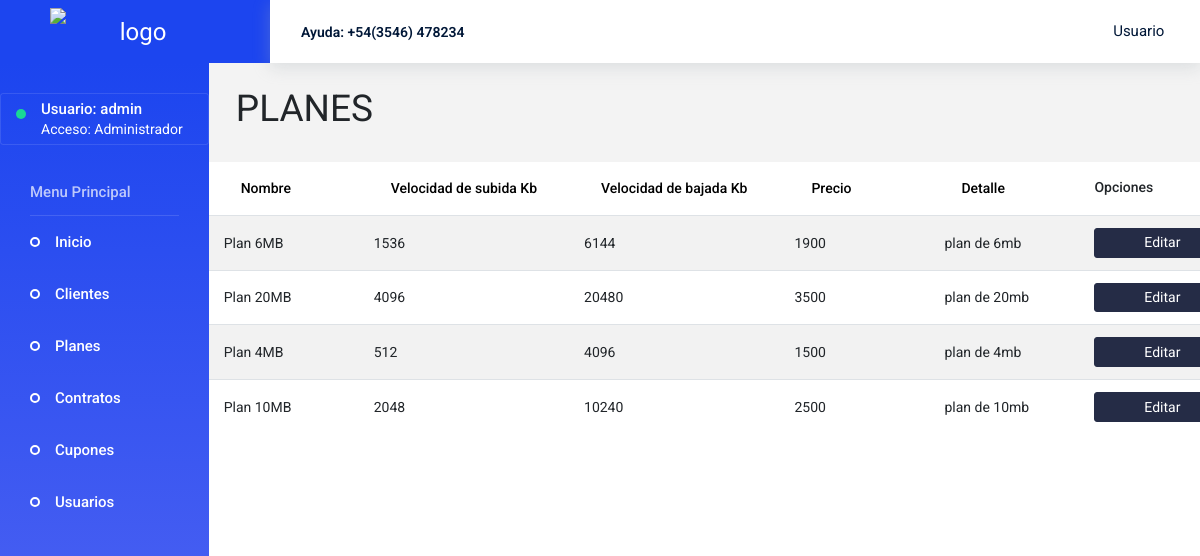
Page /planes/ (signed in) on the committed database.
### core/models.py (models this page shows, shortened)
class Planes(models.Model):
    nombre = models.CharField(max_length=50)
    vel_subida = models.IntegerField(verbose_name="Velocidad de Subida Kb")
    vel_bajada = models.IntegerField(verbose_name="Velocidad de Descarga Kb")
    precio = models.IntegerField(validators=[MinValueValidator(1)])
    detalle = models.TextField(max_length=160)

### core/views.py (the view)
# urls.py: path('planes/', planes, name="planes"),
@login_required
def planes(request):
    planes = Planes.objects.all()
    if request.POST.get('nombre'):
        planes = planes.all().order_by("nombre")
    if request.POST.get('vel_subida'):
        planes = planes.all().order_by("vel_subida")
    if request.POST.get('vel_bajada'):
        planes = planes.all().order_by("vel_bajada")
    if request.POST.get('precio'):
        planes = planes.all().order_by("precio")
    if request.POST.get('detalle'):
        planes = planes.all().order_by("detalle")
    data = {
        'planes':planes
    }
    return render(request, 'core/planes.html', data)

### core/templates/core/planes.html (shortened to what this page needs)
{% extends 'core/base.html' %}
{% load static %}
{% block contenido %}
<div class="generic-form">
<form class="" action="" method="POST">
    <div class="content-wrapper">
    <h1 id="titulo">PLANES</h1>
    </div>
    <table class="table table-striped">
        <thead>
            <tr>
                <th><button type="submit" class="btn btn-link btn-fw" name="nombre" value="nombre">Nombre</button></th>
                    <th><button type="submit" class="btn btn-link btn-fw" name="vel_subida" value="vel_subida">Velocidad de subida Kb</button></th>
                    <th><button type="submit" class="btn btn-link btn-fw" name="vel_bajada" value="vel_bajada">Velocidad de bajada Kb</button></th>
                    <th><button type="submit" class="btn btn-link btn-fw" name="precio" value="precio">Precio   </button></th>
                    <th><button type="submit" class="btn btn-link btn-fw" name="detalle" value="detalle">Detalle   </button></th>
                    <th><p class="card-description"> Opciones </p></th>
            </tr>
        </thead>
        {% for p in planes %}
        <tr>
            <td>{{ p.nombre }}</td>
            <td>{{ p.vel_subida }}</td>
            <td>{{ p.vel_bajada }}</td>
            <td>{{ p.precio }}</td>
            <td>{{ p.detalle }}</td>
            <td>
                <a href="{% url 'modificar_planes' p.id %}" class="btn btn-dark btn-fw">
                    <i class="mdi mdi-cloud-download"></i>Editar</a>
            </td>
        </tr>
        {% endfor %}
    </table>
</form>
</div>
{% endblock %}

### core/templates/core/base.html (shortened to what this page needs)
<!DOCTYPE html>
<html lang="en" dir="ltr">
  <head>
    {% load static %}
    <link rel="stylesheet" href="{% static 'core/assets/vendors/iconfonts/mdi/css/materialdesignicons.min.css' %}">
    <link rel="stylesheet" href="{% static 'core/assets/vendors/iconfonts/ionicons/css/ionicons.css' %}">
    <link rel="stylesheet" href="{% static 'core/assets/vendors/iconfonts/typicons/src/font/typicons.css' %}">
    <link rel="stylesheet" href="{% static 'core/assets/vendors/iconfonts/flag-icon-css/css/flag-icon.min.css' %}">
    <link rel="stylesheet" href="{% static 'core/assets/vendors/css/vendor.bundle.base.css' %}">
    <link rel="stylesheet" href="{% static 'core/assets/vendors/css/vendor.bundle.addons.css' %}">
    <link rel="stylesheet" href="{% static 'core/assets/vendors/icheck/skins/all.css' %}">
    <link rel="stylesheet" href="{% static 'core/assets/css/shared/style.css' %}">
    <link rel="stylesheet" href="{% static 'core/assets/css/demo_1/style.css' %}">
  </head>
  <body>
    <div class="container-scroller">
      <nav class="navbar default-layout col-lg-12 col-12 p-0 fixed-top d-flex flex-row">
        <div class="text-center navbar-brand-wrapper d-flex align-items-top justify-content-center">
          <a class="navbar-brand brand-logo" href="{% url 'home' %}">
            <img src="{% static 'core/assets/images/logo.jpg' %}" alt="logo" /> </a>
        </div>
        <div class="navbar-menu-wrapper d-flex align-items-center">
          <ul class="navbar-nav">
            <li class="nav-item font-weight-semibold d-none d-lg-block">Ayuda: +54(3546) 478234</li>
          </ul>
          <ul class="navbar-nav ml-auto">
            <li class="nav-item dropdown d-none d-xl-inline-block user-dropdown">
              <a class="nav-link dropdown-toggle" id="UserDropdown" href="#" data-toggle="dropdown" aria-expanded="false">Usuario</a>
            </li>
          </ul>
        </div>
      </nav>
      <div class="container-fluid page-body-wrapper">
        <nav class="sidebar sidebar-offcanvas" id="sidebar">
          <ul class="nav">
            <li class="nav-item nav-profile">
              <a href="{% url 'usuarios' %}" class="nav-link">
                <div class="profile-image">
                  <div class="dot-indicator bg-success"></div>
                </div>
                <div class="text-wrapper">
                  {% if '@' not in user.username %}
                    <p class="profile-name">Usuario: {{user.username}} </p>
                    <p class="designation">Acceso: Administrador</p>
                  {% else %}
                    <p class="profile-name">Usuario: {{user.first_name}} </p>
                    <p class="designation">Acceso: Cliente</p>
                  {% endif %}
                </div>
              </a>
            </li>
            <li class="nav-item nav-category">Menu Principal</li>
            <li class="nav-item">
              <a class="nav-link" href="{% url 'home' %}">
                <span class="menu-title">Inicio</span>
              </a>
            </li>
            <li class="nav-item">
              <a class="nav-link" data-toggle="collapse" href="#ui-clientes" aria-expanded="false" aria-controls="ui-clientes">
                <span class="menu-title">Clientes</span>
                <i class="menu-arrow"></i>
              </a>
            </li>
            <li class="nav-item">
              <a class="nav-link" data-toggle="collapse" href="#ui-planes" aria-expanded="false" aria-controls="ui-planes">
                <span class="menu-title">Planes</span>
                <i class="menu-arrow"></i>
              </a>
            </li>
            <li class="nav-item">
              <a class="nav-link" data-toggle="collapse" href="#ui-contratos" aria-expanded="false" aria-controls="ui-contratos">
                <span class="menu-title">Contratos</span>
                <i class="menu-arrow"></i>
              </a>
            </li>
            <li class="nav-item">
              <a class="nav-link" data-toggle="collapse" href="#ui-cupones" aria-expanded="false" aria-controls="ui-cupones">
                <span class="menu-title">Cupones</span>
                <i class="menu-arrow"></i>
              </a>
            </li>
            <li class="nav-item">
              <a class="nav-link" data-toggle="collapse" href="#ui-usuarios" aria-expanded="false" aria-controls="#ui-usuarios">
                <span class="menu-title">Usuarios</span>
                <i class="menu-arrow"></i>
              </a>
            </li>
          </ul>
        </nav>
            {% block contenido %}
            {% endblock %}
      </div>
    </div>
  </body>
</html>

### rows in the picture
Planes: nombre "Plan 6MB", vel_subida "1536", vel_bajada "6144", precio "1900", detalle "plan de 6mb"
Planes: nombre "Plan 20MB", vel_subida "4096", vel_bajada "20480", precio "3500", detalle "plan de 20mb"
Planes: nombre "Plan 4MB", vel_subida "512", vel_bajada "4096", precio "1500", detalle "plan de 4mb"
Planes: nombre "Plan 10MB", vel_subida "2048", vel_bajada "10240", precio "2500", detalle "plan de 10mb"

### other values in the picture
{{ user.username }} "admin"
